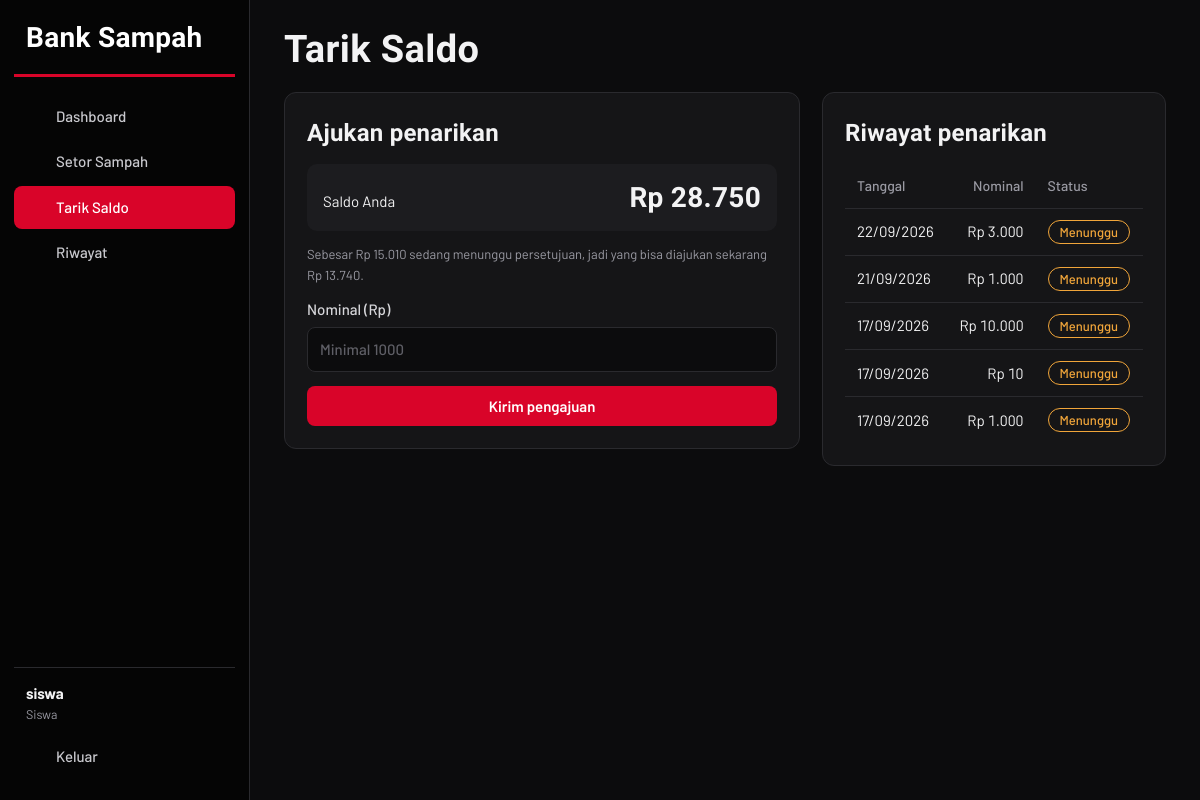
The app's page /user/tarik.php (signed in) with its own data.
### tables this page shows
CREATE TABLE users (
  id_user int(11) NOT NULL AUTO_INCREMENT,
  nama varchar(100) NOT NULL,
  username varchar(50) NOT NULL,
  password varchar(255) NOT NULL,
  saldo int(11) NOT NULL DEFAULT 0,
  role enum('admin','guru','siswa','pengepul') NOT NULL,
  PRIMARY KEY (id_user), UNIQUE KEY (username)
);

CREATE TABLE tarik_saldo (
  id_tarik int(11) NOT NULL AUTO_INCREMENT,
  id_user int(11) NOT NULL,
  nominal int(11) NOT NULL,
  tanggal date NOT NULL,
  status enum('pending','diterima','ditolak') NOT NULL DEFAULT 'pending',
  PRIMARY KEY (id_tarik)
);

### user/tarik.php (the view, shortened to what this page needs)
<?php
require_once __DIR__ . '/../config.php';
need(['guru', 'siswa', 'pengepul']);
$u = user();
$pageTitle = 'Tarik Saldo';
$stmt = $pdo->prepare(
    "SELECT COALESCE(SUM(nominal), 0)
     FROM tarik_saldo
     WHERE id_user = ?
       AND status = 'pending'"
);
$stmt->execute([$u['id_user']]);
$ditahan = (int) $stmt->fetchColumn();
$tersedia = max(
    0,
    (int) $u['saldo'] - $ditahan
);
$stmt = $pdo->prepare(
    'SELECT *
     FROM tarik_saldo
     WHERE id_user = ?
     ORDER BY id_tarik DESC
     LIMIT 15'
);
$stmt->execute([$u['id_user']]);
$mine = $stmt->fetchAll();
require __DIR__ . '/../includes/header.php';
?>
<div class="split">
    <section class="card">
        <h2>Ajukan penarikan</h2>
        <div class="total">
            <span>Saldo Anda</span>
            <strong>
                <?= rp($u['saldo']) ?>
            </strong>
        </div>
        <?php if ($ditahan > 0): ?>
            <p class="muted small">
                Sebesar <?= rp($ditahan) ?>
                sedang menunggu persetujuan,
                jadi yang bisa diajukan sekarang
                <?= rp($tersedia) ?>.
            </p>
        <?php endif; ?>
        <form method="post" class="form">
            <label>
                Nominal (Rp)
                <input
                    type="number"
                    name="nominal"
                    min="1000"
                    max="<?= $tersedia ?>"
                    step="1"
                    required
                    placeholder="Minimal 1000"
                >
            </label>
            <button
                type="submit"
                class="btn btn-red btn-block"
                <?= $tersedia < 1000 ? 'disabled' : '' ?>
            >
                Kirim pengajuan
            </button>
        </form>
    </section>
    <section class="card">
        <h2>Riwayat penarikan</h2>
        <?php if (!$mine): ?>
            <div class="empty">
                Belum ada penarikan.
            </div>
        <?php else: ?>
            <div class="table-wrap">
                <table>
                    <thead>
                        <tr>
                            <th>Tanggal</th>
                            <th class="num">Nominal</th>
                            <th>Status</th>
                        </tr>
                    </thead>
                    <tbody>
                        <?php foreach ($mine as $r): ?>
                            <tr>
                                <td>
                                    <?= tgl($r['tanggal']) ?>
                                </td>
                                <td class="num">
                                    <?= rp($r['nominal']) ?>
                                </td>
                                <td>
                                    <?= badge($r['status']) ?>
                                </td>
                            </tr>
                        <?php endforeach; ?>
                    </tbody>
                </table>
            </div>
        <?php endif; ?>
    </section>
</div>
<?php
require __DIR__ . '/../includes/footer.php';
?>

### includes/header.php (shortened to what this page needs)
<?php
$u = user();
$role = $u['role'];
$cur = basename($_SERVER['SCRIPT_NAME']);
if ($role === 'admin') {
    $menu = [
        [
            'admin/dashboard.php',
            'Dashboard',
            'home',
            0
        ],
        [
            'admin/setoran.php',
            'Setoran Sampah',
            'down',
            cnt("SELECT COUNT(*) FROM transaksi WHERE tipe='setor' AND status='pending'")
        ],
        [
            'admin/penjualan.php',
            'Penjualan Pengepul',
            'up',
            cnt("SELECT COUNT(*) FROM transaksi WHERE tipe='jual' AND status='pending'")
        ],
        [
            'admin/tarik.php',
            'Penarikan Saldo',
            'wallet',
            cnt("SELECT COUNT(*) FROM tarik_saldo WHERE status='pending'")
        ],
        [
            'admin/sampah.php',
            'Data Sampah',
            'box',
            0
        ],
        [
            'admin/users.php',
            'Data Pengguna',
            'users',
            0
        ],
        [
            'admin/laporan.php',
            'Laporan',
            'report',
            0
        ],
    ];
} else {
    $jualRole = $role === 'pengepul';
    $menu = [
        [
            'user/dashboard.php',
            'Dashboard',
            'home',
            0
        ],
        [
            'user/transaksi.php',
            $jualRole ? 'Beli Sampah' : 'Setor Sampah',
            $jualRole ? 'up' : 'down',
            0
        ],
        [
            'user/tarik.php',
            'Tarik Saldo',
            'wallet',
            0
        ],
        [
            'user/riwayat.php',
            'Riwayat',
            'history',
            0
        ],
    ];
}
?>
<!doctype html>
<html lang="id">
<head>
    <link rel="stylesheet" href="<?= BASE ?>/assets/style.css">
</head>
<body>
    <div class="app">
        <aside class="side" id="side">
            <div class="brand">
                Bank Sampah
            </div>
            <nav class="nav">
                <?php foreach ($menu as $m): ?>
                    <a
                        href="<?= BASE . '/' . $m[0] ?>"
                        class="<?= basename($m[0]) === $cur ? 'active' : '' ?>"
                    >
                        <?= icon($m[2]) ?>
                        <span><?= $m[1] ?></span>
                    </a>
                <?php endforeach; ?>
            </nav>
            <div class="side-foot">
                <div class="who">
                    <strong><?= e($u['nama']) ?></strong>
                    <small><?= roleName($role) ?></small>
                </div>
                <a class="nav-out" href="<?= BASE ?>/logout.php">
                    <?= icon('logout') ?>
                    <span>Keluar</span>
                </a>
            </div>
        </aside>
        <main class="main">
            <header class="top">
                <h1><?= e($pageTitle ?? '') ?></h1>
            </header>

### config.php (shortened to what this page needs)
<?php
$DB_HOST = 'localhost';
$DB_NAME = 'banksampah_anggerr';
$DB_USER = 'root';
$DB_PASS = '';
try {
    $pdo = new PDO(
        "mysql:host=$DB_HOST;dbname=$DB_NAME;charset=utf8mb4",
        $DB_USER,
        $DB_PASS,
        [
            PDO::ATTR_ERRMODE            => PDO::ERRMODE_EXCEPTION,
            PDO::ATTR_DEFAULT_FETCH_MODE => PDO::FETCH_ASSOC,
        ]
    );
} catch (PDOException $ex) {
    die(
        'Koneksi database gagal: ' .
        htmlspecialchars($ex->getMessage(), ENT_QUOTES, 'UTF-8')
    );
}
function e($s)
{
    return htmlspecialchars(
        (string) $s,
        ENT_QUOTES,
        'UTF-8'
    );
}
function rp($n)
{
    return 'Rp ' . number_format(
        (float) $n,
        0,
        ',',
        '.'
    );
}
function tgl($d)
{
    return $d
        ? date('d/m/Y', strtotime($d))
        : '-';
}
function badge($s)
{
    $map = [
        'pending'   => 'Menunggu',
        'disetujui' => 'Disetujui',
        'diterima'  => 'Diterima',
        'ditolak'   => 'Ditolak',
    ];
    if (in_array($s, ['disetujui', 'diterima'], true)) {
        $cls = 'ok';
    } elseif ($s === 'ditolak') {
        $cls = 'no';
    } else {
        $cls = 'wait';
    }
    $label = $map[$s] ?? e($s);
    return '<span class="badge ' . $cls . '">' .
        $label .
        '</span>';
}
function roleName($r)
{
    $roles = [
        'admin'    => 'Admin',
        'guru'     => 'Guru',
        'siswa'    => 'Siswa',
        'pengepul' => 'Pengepul',
    ];
    return $roles[$r] ?? $r;
}
function icon($n)
{
    $p = [
        'home' =>
            '<path d="M3 11l9-8 9 8"/>' .
            '<path d="M5 10v10h14V10"/>',
        'down' =>
            '<path d="M12 3v12"/>' .
            '<path d="M7 10l5 5 5-5"/>' .
            '<path d="M4 21h16"/>',
        'up' =>
            '<path d="M12 21V9"/>' .
            '<path d="M7 14l5-5 5 5"/>' .
            '<path d="M4 3h16"/>',
        'wallet' =>
            '<rect x="3" y="6" width="18" height="14" rx="2"/>' .
            '<path d="M3 10h18"/>' .
            '<path d="M16 15h2"/>',
        'box' =>
            '<path d="M21 8l-9-5-9 5 9 5 9-5z"/>' .
            '<path d="M3 8v8l9 5 9-5V8"/>',
        'users' =>
            '<circle cx="9" cy="8" r="3.5"/>' .
            '<path d="M2 21c0-4 3-6 7-6s7 2 7 6"/>' .
            '<path d="M17 4a3.5 3.5 0 010 7"/>',
        'report' =>
            '<path d="M6 3h9l4 4v14H6z"/>' .
            '<path d="M9 12h7M9 16h7"/>',
        'history' =>
            '<circle cx="12" cy="12" r="9"/>' .
            '<path d="M12 7v5l3 2"/>',
        'logout' =>
            '<path d="M9 4H4v16h5"/>' .
            '<path d="M16 8l4 4-4 4"/>' .
            '<path d="M20 12H9"/>',
        'menu' =>
            '<path d="M4 7h16M4 12h16M4 17h16"/>',
    ];
    $path = $p[$n] ?? '';
    return
        '<svg class="ic" viewBox="0 0 24 24" ' .
        'fill="none" stroke="currentColor" ' .
        'stroke-width="1.8" stroke-linecap="round" ' .
        'stroke-linejoin="round">' .
        $path .
        '</svg>';
}
function user()
{
    global $pdo;
    static $u = null;
    if ($u === null) {
        $stmt = $pdo->prepare(
            'SELECT * FROM users WHERE id_user = ?'
        );
        $stmt->execute([$_SESSION['uid']]);
        $u = $stmt->fetch() ?: null;
    }
    return $u;
}
function need($roles)
{
    $u = user();
}

### assets/style.css (style rules this page uses)
:root { --black:#050505; --bg:#0c0c0d; --panel:#151517; --panel2:#1c1c1f; --line:#2a2a2e; --red:#d90429; --red-hi:#ff2d4a; --red-lo:#8d0218; --tx:#f3f3f4; --mu:#9a9aa3; --ok:#3ccf6e; --wait:#f0a53a; }
* { box-sizing:border-box }
html { color-scheme:dark }
body { margin:0;background:var(--bg);color:var(--tx);font:15px/1.55 'Barlow','Segoe UI',system-ui,sans-serif }
h1,h2,.brand,.hero-mark,.stat strong,.saldo strong,.total strong { font-family:'Barlow Condensed','Segoe UI',sans-serif;font-weight:600;letter-spacing:.01em }
h1,h2 { margin:0 }
a { color:var(--red-hi);text-decoration:none }
.muted { color:var(--mu) }
.small { font-size:13px }
.num { text-align:right;font-variant-numeric:tabular-nums }
.ic { width:19px;height:19px;flex:none }
.app { display:flex;min-height:100vh }
.side { width:250px;flex:none;background:var(--black);border-right:1px solid var(--line);position:sticky;top:0;height:100vh;display:flex;flex-direction:column;padding:22px 14px }
.brand { font-size:28px;padding:2px 12px 22px;color:#fff;border-bottom:3px solid var(--red);margin:0 0 18px;line-height:1 }
.nav { display:flex;flex-direction:column;gap:2px;flex:1 }
.nav a,.nav-out { display:flex;align-items:center;gap:11px;padding:10px 12px;border-radius:8px;color:#c9c9ce;font-weight:500 }
.nav a.active { background:var(--red);color:#fff }
.side-foot { border-top:1px solid var(--line);padding-top:14px }
.who { padding:0 12px 10px;display:flex;flex-direction:column }
.who small { color:var(--mu) }
.main { flex:1;min-width:0;padding:30px 34px 60px;max-width:1280px }
.top { display:flex;align-items:center;gap:12px;margin-bottom:22px }
.top h1 { font-size:38px;line-height:1.05 }
.card { background:var(--panel);border:1px solid var(--line);border-radius:12px;padding:22px;margin-bottom:22px }
.card h2 { font-size:24px;margin-bottom:12px;display:flex;align-items:center;gap:10px }
.split { display:grid;grid-template-columns:minmax(0,1.5fr) minmax(0,1fr);gap:22px;align-items:start }
.split>.card { margin-bottom:22px }
.table-wrap { overflow-x:auto }
table { width:100%;border-collapse:collapse }
th,td { padding:11px 12px;text-align:left;border-bottom:1px solid var(--line);white-space:nowrap }
th { color:var(--mu);font-weight:500;font-size:14px }
th.num { text-align:right }
tr:last-child td { border-bottom:0 }
.badge { display:inline-block;border-radius:99px;padding:1px 11px;font-size:13px;font-weight:500;border:1px solid }
.badge.wait { color:var(--wait);border-color:var(--wait) }
label { display:flex;flex-direction:column;gap:6px;color:#d6d6da;font-weight:500 }
input,select { background:#0c0c0d;border:1px solid var(--line);color:var(--tx);border-radius:8px;padding:10px 12px;font:inherit;width:100% }
input::placeholder { color:#5f5f66 }
.form { display:flex;flex-direction:column;gap:14px }
.total { display:flex;justify-content:space-between;align-items:baseline;background:var(--panel2);border-radius:10px;padding:12px 16px;margin-bottom:12px }
.total strong { font-size:28px }
.btn { display:inline-flex;align-items:center;justify-content:center;gap:6px;border:1px solid transparent;border-radius:8px;padding:10px 18px;font:600 15px 'Barlow',sans-serif;cursor:pointer;color:#fff;text-decoration:none }
.btn-red { background:var(--red) }
.btn-block { width:100% }

### records on screen
users: nama "siswa", role "Siswa", saldo "Rp 28.750"
tarik_saldo: tanggal "22/09/2026", nominal "Rp 3.000", status "Menunggu"
tarik_saldo: tanggal "21/09/2026", nominal "Rp 1.000", status "Menunggu"
tarik_saldo: tanggal "17/09/2026", nominal "Rp 10.000", status "Menunggu"
tarik_saldo: tanggal "17/09/2026", nominal "Rp 10", status "Menunggu"
tarik_saldo: tanggal "17/09/2026", nominal "Rp 1.000", status "Menunggu"

### other values on screen
$m[1] "Dashboard"
$m[1] "Setor Sampah"
$m[1] "Tarik Saldo"
$m[1] "Riwayat"
$pageTitle "Tarik Saldo"
rp($ditahan) "Rp 15.010"
rp($tersedia) "Rp 13.740"
